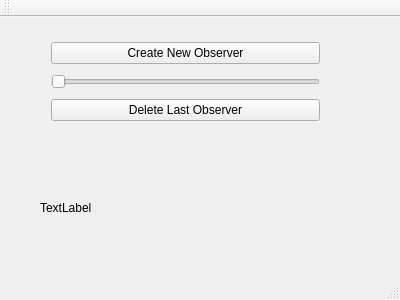
<?xml version="1.0" encoding="UTF-8"?>
<ui version="4.0">
 <class>MainWindow</class>
 <widget class="QMainWindow" name="MainWindow">
  <property name="geometry">
   <rect>
    <x>0</x>
    <y>0</y>
    <width>400</width>
    <height>300</height>
   </rect>
  </property>
  <property name="windowTitle">
   <string>MainWindow</string>
  </property>
  <widget class="QWidget" name="centralWidget">
   <widget class="QWidget" name="layoutWidget">
    <property name="geometry">
     <rect>
      <x>40</x>
      <y>10</y>
      <width>291</width>
      <height>111</height>
     </rect>
    </property>
    <layout class="QVBoxLayout" name="verticalLayout">
     <item>
      <widget class="QPushButton" name="CreateButton">
       <property name="text">
        <string>Create New Observer</string>
       </property>
      </widget>
     </item>
     <item>
      <widget class="QSlider" name="horizontalSlider">
       <property name="orientation">
        <enum>Qt::Horizontal</enum>
       </property>
      </widget>
     </item>
     <item>
      <widget class="QPushButton" name="DeleteButton">
       <property name="text">
        <string>Delete Last Observer</string>
       </property>
      </widget>
     </item>
    </layout>
   </widget>
   <widget class="QLabel" name="label">
    <property name="geometry">
     <rect>
      <x>40</x>
      <y>170</y>
      <width>311</width>
      <height>41</height>
     </rect>
    </property>
    <property name="text">
     <string>TextLabel</string>
    </property>
   </widget>
  </widget>
  <widget class="QMenuBar" name="menuBar">
   <property name="geometry">
    <rect>
     <x>0</x>
     <y>0</y>
     <width>400</width>
     <height>20</height>
    </rect>
   </property>
  </widget>
  <widget class="QToolBar" name="mainToolBar">
   <attribute name="toolBarArea">
    <enum>TopToolBarArea</enum>
   </attribute>
   <attribute name="toolBarBreak">
    <bool>false</bool>
   </attribute>
  </widget>
  <widget class="QStatusBar" name="statusBar"/>
 </widget>
 <layoutdefault spacing="6" margin="11"/>
 <resources/>
 <connections/>
</ui>
